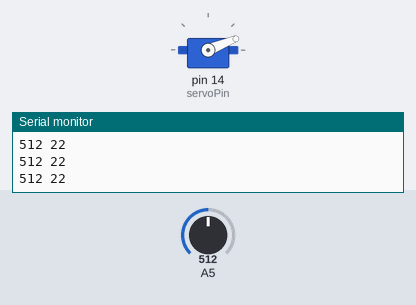
Recording of a sketch running on a simulated Arduino Uno, built with avr-gcc and run on an emulated ATmega328P. Parts: servo, the last lines printed to the serial monitor. The test bench sets the inputs (shaded band); at power-on: A5 = 512.

Above: at 1.2 s.
1.3 s: A5 set to 306
At 1.9 s:
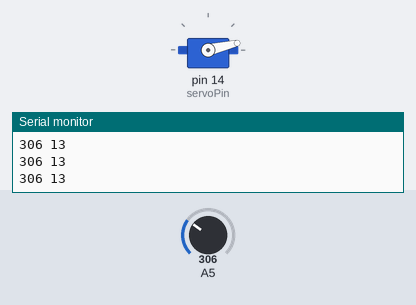
2.8 s: A5 set to 1023
At 3.6 s:
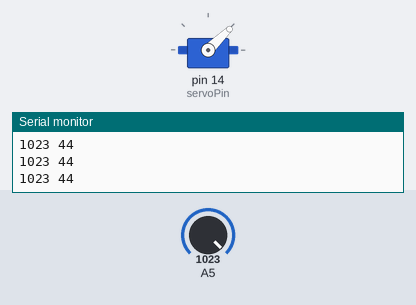
4.3 s: A5 set to 511
At 5.4 s:
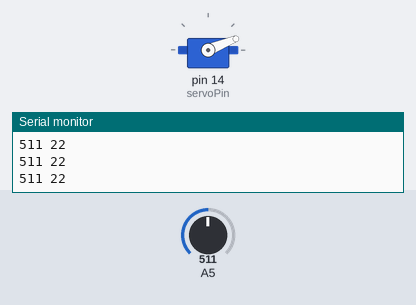
Timing chart, 0 to 7.3 s (numbered marks = the images above; inputs shaded):
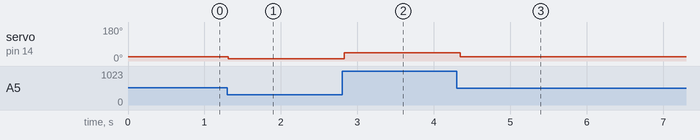

The sketch:

week4_HW1.ino
```cpp
#include <Servo.h>  //匯入函式庫
Servo myservo;  // 建立伺服馬達控制

const int servoPin = 14;  //用常態變數設定pin腳位，與之前define方式差不多
int pos = 0;
int mappos=0;

void setup() {
  myservo.attach(servoPin);  // 將伺服馬達連接的GPIO pin連接伺服物件
  Serial.begin(115200);//序列阜連線速率(鮑率)
  pinMode(13,INPUT);
}

void loop() {
      pos=analogRead(13);
      mappos=map(pos,0,4095,0,180);
        myservo.write(mappos); //Servo設定角度
        Serial.print(pos);
        Serial.print(" ");
        Serial.println(mappos);
        delay(50);

}
```

Measured:
- after the input at 1.3 s, servo on pin 14 (servoPin): 22° → 13° at once
- after the input at 2.8 s, servo on pin 14 (servoPin): 13° → 44° at once
- after the input at 4.3 s, servo on pin 14 (servoPin): 44° → 22° after 0.05 s
